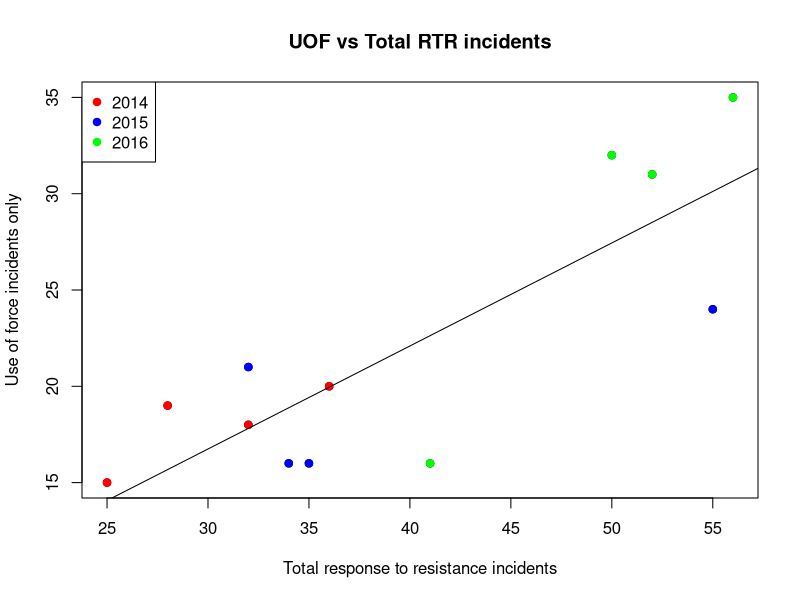
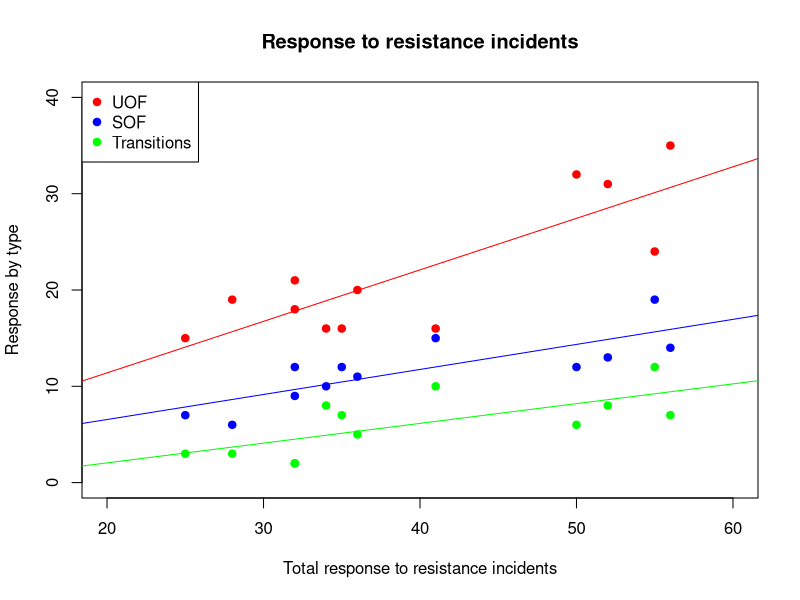
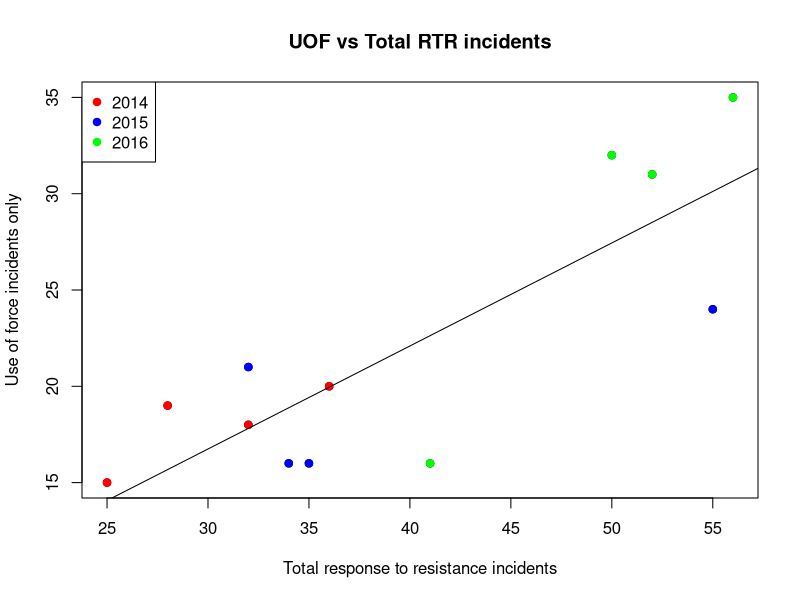
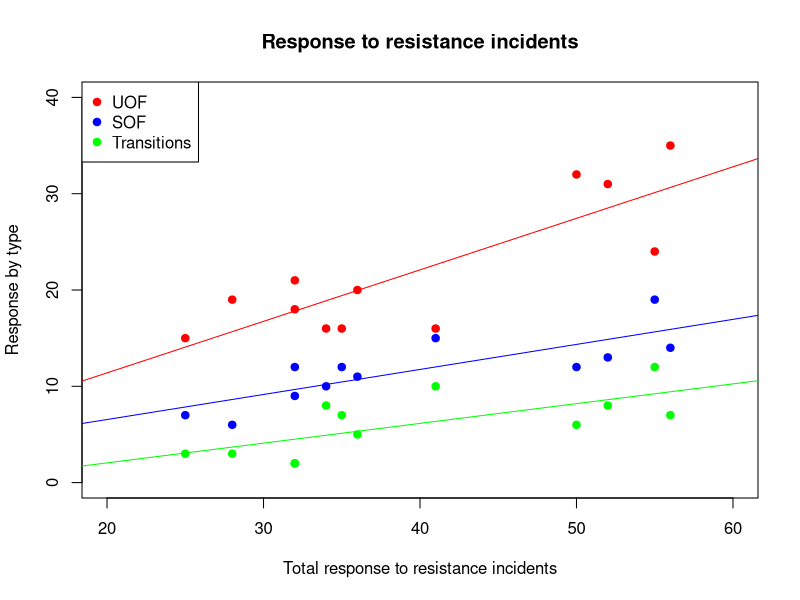

Here is the R script that generated these plots, in order:
# Continuing to work with the RTR data
library(readr)
df <- read_csv("dfCrime.csv")

# notice we loaded in the data with the years column
# Let's get the colummn names and summary data
names(df)
summary(df)


# Now I want to try and highlight the values in the scatter plot by their years
# We start with a basic plot, adding all the titles and labels here
plot(df$Total_RTR_incidents, df$UOF_only, 
     main = "UOF vs Total RTR incidents", 
     # sub = "Daily Herald graphic", 
     xlab="Total response to resistance incidents", 
     ylab="Use of force incidents only")
# Now we're going to subset the data by the year 2014
y2014 <- subset(df, years==2014)
# And add that subset to the plot, with the color of red and
# as a solid cirlce (pch=19)
points(y2014$Total_RTR_incidents,y2014$UOF_only,col="red",pch=19)
# to learn more, don't forget you can use Rstudio's built in query tool
# simply type ?points 

# Now we do the same with the other two years
y2015 <- subset(df, years==2015)
points(y2015$Total_RTR_incidents,y2015$UOF_only,col="blue",pch=19)
y2016 <- subset(df, years==2016)
points(y2016$Total_RTR_incidents,y2016$UOF_only,col="green",pch=19)

# We also need to add a legend to the plot
legend("topleft", pch = c(19,19,19), col = c("red","blue","green"), legend = c("2014", "2015", "2016"))
# Note that legends can be tricky. You have to leave room for them so they
# don't obscure the data. That means you may need to adjust the scales of your
# graphic beyond what it defaults to. Not something we need to worry about now

# Let's add the regression line
abline(lm(df$UOF_only~df$Total_RTR_incidents))

# so now we can see not only that UOF incidents are higher when 
# there are more total RTR incidents and UOFshave increased over time


# Now let's save this as a PDF. Note that since we already created
# the subsets, we don't have to recreate them
dev.cur()
# we want to save this as a pdf and a png, but can only
# do one at a time. So uncomment the pdf and comment (#) the png
# when you want a pdf, and visa versa for the png
pdf(file="myplot2.pdf", width = 3.75, height = 3.5) 
# But let's also save this out as a png
#png(filename = "myplot2.png",width = 600, height = 400, units = "px")
#-----Insert plot here -------------

plot(df$Total_RTR_incidents, df$UOF_only, 
     main = "UOF vs Total RTR incidents", 
     xlab="Total response to resistance incidents", 
     ylab="Use of force incidents only")
points(y2014$Total_RTR_incidents,y2014$UOF_only,col="red",pch=19)
points(y2015$Total_RTR_incidents,y2015$UOF_only,col="blue",pch=19)
points(y2016$Total_RTR_incidents,y2016$UOF_only,col="green",pch=19)
legend("topleft", pch = c(19,19,19), col = c("red","blue","green"), legend = c("2014", "2015", "2016"))
abline(lm(df$UOF_only~df$Total_RTR_incidents))
#----- End plot --------------
dev.off() 



# Now let's do something similar, but with UOF, SOF and Transitions
# but here, we'll need to set the range of the x and y
# first, let's see the min and max of all the data we want
summary(df)

plot(df$Total_RTR_incidents, df$UOF_only, 
     main = "Response to resistance incidents", 
     xlab="Total response to resistance incidents", 
     ylab="Response by type",
     xlim=c(20,60), ylim=c(0,40),col="red",pch=19)
points(df$Total_RTR_incidents,df$SOF_only,col="blue",pch=19)
points(df$Total_RTR_incidents,df$Total_transitions,col="green",pch=19)
# update the legend
legend("topleft", pch = c(19,19,19), col = c("red","blue","green"), legend = c("UOF", "SOF", "Transitions"))
# Add the regression lines, but color them (par) to match
abline(lm(df$UOF_only~df$Total_RTR_incidents, par(col="red")))
abline(lm(df$SOF_only~df$Total_RTR_incidents, par(col="blue")))
abline(lm(df$Total_transitions~df$Total_RTR_incidents, par(col="green")))


#----Set up plot for print and online --------
dev.cur()
pdf(file="myplot3.pdf", width = 4, height = 4) 
#png(filename = "myplot3.png",width = 600, height = 400, units = "px")
#-----Insert plot here -------------
plot(df$Total_RTR_incidents, df$UOF_only, 
     main = "Response to resistance incidents", 
     xlab="Total response to resistance incidents", 
     ylab="Response by type",
     xlim=c(20,60), ylim=c(0,40),col="red",pch=19)
points(df$Total_RTR_incidents,df$SOF_only,col="blue",pch=19)
points(df$Total_RTR_incidents,df$Total_transitions,col="green",pch=19)
# update the legend
legend("topleft", pch = c(19,19,19), col = c("red","blue","green"), legend = c("UOF", "SOF", "Transitions"))
# Add the regression lines, but color them (par) to match
abline(lm(df$UOF_only~df$Total_RTR_incidents, par(col="red")))
abline(lm(df$SOF_only~df$Total_RTR_incidents, par(col="blue")))
abline(lm(df$Total_transitions~df$Total_RTR_incidents, par(col="green")))
#----- End plot --------------
dev.off() 

# note that I needed to play around a bit with the size for the PDF
# generally, a little under 4 inches corresponds to a 2 column graphic
# but due to the legend, the depth needed to be increased so the 
# dots wouldn't run into the legend

# for online, 600 pixels wide is a good width for a png.
# anything wider and it might not work well for mobile.
# These basic graphics aren't great for presentation though
# when we start playing with ggplot2 we'll get closer
# to more finished graphics

